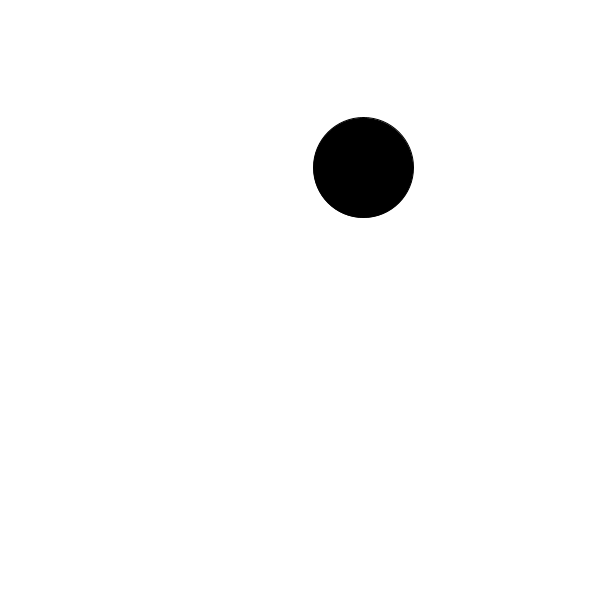
Frame 1 (no input)
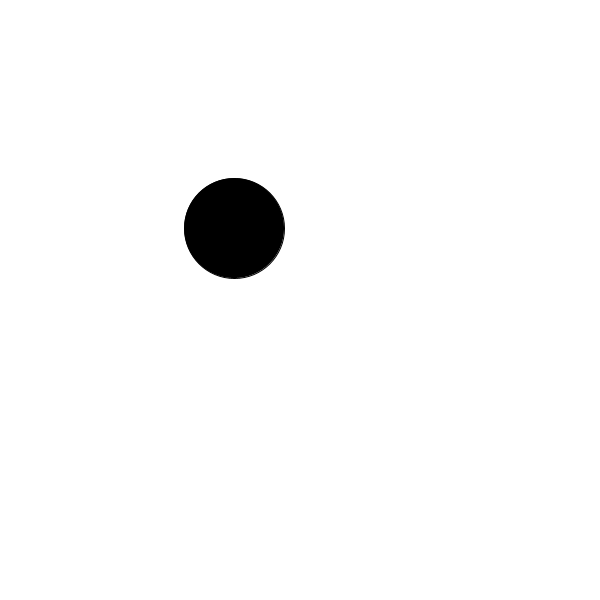
Frame 60 (the mouse pressed at the canvas centre just before this capture)
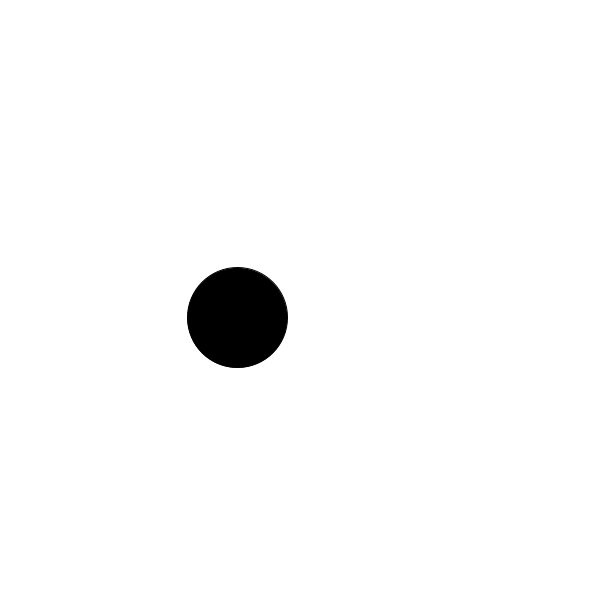
Frame 120 (the mouse held since frame 60 and released just before this capture)

The Processing sketch that drew these frames (run headless with seeded random() and noise(); from frame 60 on, the mouse is pressed at the canvas centre):

// Processing sketch: UsingNoiseAndTint
// ── UsingNoiseAndTint.pde
int numSketches = 3; // we have three sketches: 0,1,2
float fadeSpeed = 0.01; // fading speed from one sketch to the next
PGraphics[] pgs = new PGraphics[numSketches];
int currentSketch;
boolean fading;
float fade, fc;
 
void setup() {
  size(600,600);
  // create offscreen graphics for all sketches
  for (int i=0; i<pgs.length; i++) {
    pgs[i] = createGraphics(width,height,JAVA2D);
  }
}
 
void draw() {
  fc = frameCount * 0.01;
 
  // run the current and, while fading, the next sketch
  for (int i=0; i<pgs.length; i++) {
    if (i == currentSketch % pgs.length) {
      sketches(i,pgs[i]);
    } else if (fading && i == (currentSketch + 1) % pgs.length) {
      sketches(i,pgs[i]);
    }
  }
 
  // fade from the current sketch to the next
  if (fading) {
    tint(255,(1-fade)*255);
    image(pgs[currentSketch % pgs.length],0,0);
    tint(255,fade*255);
    image(pgs[(currentSketch+1) % pgs.length],0,0);
    fade += fadeSpeed;
    // once the fading is complete...
    if (fade > 1) {
      fading = false;
      fade = 0;
      currentSketch++;
    }
  // if we are not fading, just display the current sketch
  } else {
    image(pgs[currentSketch % pgs.length],0,0);
  }
}
 
void keyPressed() {
  // start fading on a keyPress
  fading = true;
}
 
void sketches(int num, PGraphics pg) {
  if (num == 0) {
    // sketch ONE
    pg.beginDraw();
    pg.background(255);
    pg.smooth();
    pg.fill(0);
    pg.ellipse(noise(frameCount*0.01)*pg.width,noise(3+frameCount*0.005)*pg.height,100,100);
    pg.endDraw();
  } else if (num == 1) {
    // sketch TWO
    pg.beginDraw();
    pg.background(255,0,0);
    pg.noStroke();
    pg.rectMode(CENTER);
    pg.rect(pg.width/2,pg.height/2,noise(5+frameCount*0.01)*pg.width,noise(7+frameCount*0.01)*pg.height);
    pg.endDraw();
  } else if (num == 2) {
    // sketch THREE
    pg.beginDraw();
    pg.background(100,0,255);
    pg.smooth();
    pg.noStroke();
    pg.fill(255,0,0);
     pg.triangle(noise(4+fc)*pg.width,noise(6+fc)*pg.height,
     noise(5+fc)*pg.width,noise(7+fc)*pg.height,
     noise(9+fc)*pg.width,noise(1+fc)*pg.height);
    pg.endDraw();
  } else if (num == 3) {
    // sketch ETC.
    pg.beginDraw();
    // place your sketch between beginDraw and endDraw
    // put a pg in front of all relevant functions
    pg.endDraw();
  }
}
